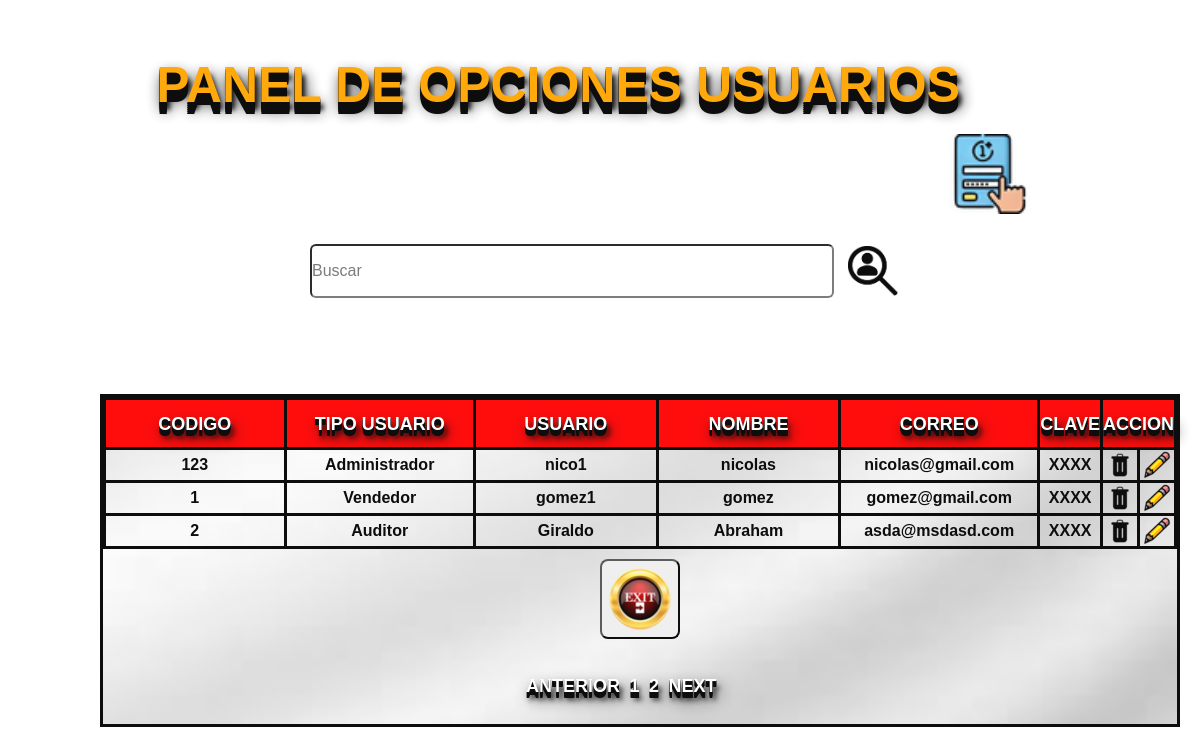
/tabla_usuario/index.php, run on the app's committed database.
### tables this page shows
CREATE TABLE `usuario` (
  `id_usu` int(12) NOT NULL,
  `nombre_usuario` varchar(40) DEFAULT NULL,
  `correo` varchar(50) DEFAULT NULL,
  `usuario` varchar(40) DEFAULT NULL,
  `clave` varchar(250) DEFAULT NULL,
  `id_rol` int(12) DEFAULT NULL
);

### tabla_usuario/index.php (the view, shortened to what this page needs)
<!DOCTYPE html>
<html lang="en">
<head>
    <link rel="stylesheet" href="../css/usuarios.css">
</head>
<body>
<?php
	include("../conexion/conexion.php");
	$registros=3;
	if(isset($_GET["pagina"])){
		if($_GET["pagina"]==1){
			header("Location:./index.php");
		}else{
			$pagina=$_GET["pagina"];
		}
	}else{
		$pagina=1;
	}
	$empieza=($pagina-1)*$registros;
	$sql_total="SELECT * FROM usuario where id_rol <=4";
	$resultado=$base->prepare($sql_total);
	$resultado->execute(array());
	$numfilas=$resultado->rowCount();
	$totalpagina=ceil($numfilas/$registros);
	$registros=$base->query("SELECT * FROM usuario where id_rol <=4 LIMIT $empieza, $registros")->fetchALL(PDO::FETCH_OBJ);
?>
<h3>PANEL DE OPCIONES USUARIOS</h3>
    <form method="post" action="buscar.php">
        <div id="nim">
            <a href="registrar.php">
                <button type="button" class="btn btn-primary">
                </button>
            </a>
        </div>
        <input class="buscar"  type="search" name="busca"  id="" placeholder="Buscar">
        <button id="but" class="uno">buscar</button>
        <br> <br>
        <div id="tag">
        <table  class="table">
        <tr>
            <th>Codigo</th>
            <th>Tipo usuario</th>
            <th >Usuario</th>
            <th >Nombre</th>
            <th >Correo</th>
            <th >Clave</th>
            <th colspan="2">Accion</th>
        </tr>
        <?php
            foreach ($registros as $move) {
        ?>
            <tr>
                <td><?php echo $move->id_usu;?></td>
                <?php
				if($move->id_rol==1){
					$aux="Administrador"
					?>
					<td><?php echo $aux;?></td>
				<?php
				}
				elseif($move->id_rol==2){
					$aux="Vendedor"
					?>
					<td><?php echo $aux;?></td>
				<?php
                }
				elseif($move->id_rol==3){
					$aux="Auditor"
					?>
					<td><?php echo $aux;?></td>
				<?php
                }
				else{
					$aux="Bodega"
					?>
					<td><?php echo $aux;?></td>
				<?php
                }
			    ?>
                <td><?php echo $move->usuario?></td>
                <td><?php echo $move->nombre_usuario?></td>
                <td><?php echo $move->correo?></td>
                <td><?php echo "XXXX"?></td>
                <td>
                    <a id="q1" href="eliminar.php?id=<?php echo $move->id_usu?> & nomb=<?php echo $move->nombre_usuario?>">
					    <img src="../imagenes/borrar.png" alt="eliminar">
                    </a>
                </td>
                <td>
                    <a id="q2" href="modificar.php?id=<?php echo $move->id_usu?> & nomb=<?php echo $move->nombre_usuario?>">
					    <img src="../imagenes/lapiz.png" alt="modificar">
                    </a>
                </td>
            </tr>
        <?php
        }
        ?>
    </div>
		<td>
			<a href="../administrador/index.php" onmouseup="window.close()">
                <input  id="bot" type="button" value="cerrar" name="cerrar" >
            </a>
		</td>
    </form>
    <div id="pagina">
        <nav>
            <ul>
                <li <?php  echo $_GET['pagina']=1?>>
                    <a href="index.php?pagina=<?php echo $_GET['pagina']=1 ?>">Anterior</a>
                </li>
                <?php
                for($i=0; $i<$totalpagina; $i++):?>
                <li  <?php echo $_GET ['pagina']==$i+1? 'active': ''?>">
                    <a href="index.php?pagina=<?php echo $i+1?>"><?php echo $i+1?></a>
                </li>
                <?php endfor?>
                <li <?php  echo $_GET['pagina']>=$totalpagina? 'disabled' : '' ?> ">
                    <a  href="index.php?pagina=<?php echo $_GET['pagina']+1 ?>">Next</a>
                </li>
            </ul>
        </nav>
    </div>
</body>
</html>

### css/usuarios.css (style rules this page uses)
* { margin: 0; padding: 0; box-sizing: border-box; }
body { background: url("../imagenes/fondo.png"); background-repeat: no-repeat; background-size: cover; font-weight: bold; background-attachment: fixed; font-family: Arial, Helvetica, sans-serif; opacity: .95; }
a { text-decoration: none; color: red; font-weight: bold; }
#nim a button { display: inline-block; color: transparent; width: 80px; height: 80px; padding: 0px 10px; background-image: url(../imagenes/registrarse.png); background-size: cover; background-repeat: no-repeat; border-radius: 5px; outline: none; border: none; cursor: pointer; text-align: center; transition: all 0.2s linear; margin-top: 7%; margin-left: 950px; letter-spacing: 0.05px; }
#tag { width: 90%; margin-top: 80px; margin-left: 100px; border: 3px solid #000; border-spacing: 0; border-collapse: separate; background: url("../imagenes/degradado.png") no-repeat center center; background-size: cover; color: black; float: left; text-align: center; }
#tag th { width: 20%; height: 50px; text-align: center; border: 3px solid #000; border-spacing: 1px; background: red; color: white; float: center; font-weight: bold; font: bold 18px/1 arial; text-transform: uppercase; text-shadow: 0 1px 0 black, 0 2px 0 black, 0 3px 0 black, 0 4px 0 black, 0 5px 0 black, 0 6px 0 black, 3px 8px 15px black, 3px 8px 5px black; }
#tag td { width: 20%; text-align: center; border: 3px solid #000; border-spacing: 0; background: transparent; }
.buscar { margin-top: 30px; margin-left: 310px; width: 520px; height: 50px; border-radius: 6px; }
.uno { display: inline-block; color: transparent; width: 50px; height: 50px; background-image: url(../imagenes/buscar.png); background-size: cover; background-repeat: no-repeat; border-radius: 5px; outline: none; border: none; cursor: pointer; text-align: center; transition: all 0.2s linear; margin-top: 30px; margin-left: 10px; letter-spacing: 0.05px; }
h3 { text-align: center; line-height: 11px; color: white; float: right; right: 240px; position: relative; align-items: center; top: 60px; font-weight: bold; font: bold 50px/1 arial; text-transform: uppercase; color: orange; text-shadow: 0 2px 0 black, 0 4px 0 black, 0 6px 0 black, 0 8px 0 black, 0 10px 0 black, 0 12px 0 black, 3px 8px 15px black, 3px 8px 5px black; }
#q1 { display: inline-block; color: transparent; width: 30px; height: 30px; background-size: cover; background-repeat: no-repeat; border-radius: 5px; outline: none; border: none; cursor: pointer; text-align: center; transition: all 0.2s linear; letter-spacing: 0.05px; }
#q2 { display: inline-block; color: transparent; width: 30px; height: 30px; background-size: cover; background-repeat: no-repeat; border-radius: 5px; outline: none; border: none; cursor: pointer; text-align: center; transition: all 0.2s linear; letter-spacing: 0.05px; }
#bot { height: 80px; width: 80px; color: transparent; background-image: url(../imagenes/cerrar.png); background-size: cover; background-repeat: no-repeat; border-radius: 8px; transition: transform 200ms, box-shadow 200ms; outline: none; margin-top: 10px; margin-left: auto; margin-bottom: 10px; }
#pagina { width: 200px; min-height: auto; font-family: Arial, Helvetica, sans-serif; height: auto; border-radius: 10px; margin: 2% auto; padding: 1.5%; }
#pagina nav { float: center; text-align: center; outline: none; width: 150%; margin-left:-35px; }
#pagina nav ul { display: inline; float: left; font-family: Arial, Helvetica, sans-serif; margin-top: -10px; justify-content:center; }
#pagina nav ul li { display: inline; font-family: Arial, Helvetica, sans-serif; border-spacing: 0; border-collapse: separate; border-radius: 10px; left:auto; margin-left:5px; }
#pagina nav ul li a { color: #fff; float: center; border-radius: 2px; -moz-border-radius: 2px; -webkit-border-radius: 2px; text-align: center; align-content: center; align-items: center; letter-spacing: 0px; font: bold 18px/1 arial; text-transform: uppercase; text-shadow: 0 1px 0 black, 0 2px 0 black, 0 3px 0 black, 0 4px 0 black, 0 5px 0 black, 0 6px 0 black, 3px 8px 15px black, 3px 8px 5px black; }

### data on the page
usuario: id_usu "123", id_rol "Administrador", usuario "nico1", nombre_usuario "nicolas", correo "nicolas@gmail.com"
usuario: id_usu "1", id_rol "Vendedor", usuario "gomez1", nombre_usuario "gomez", correo "gomez@gmail.com"
usuario: id_usu "2", id_rol "Auditor", usuario "Giraldo", nombre_usuario "Abraham", correo "asda@msdasd.com"
